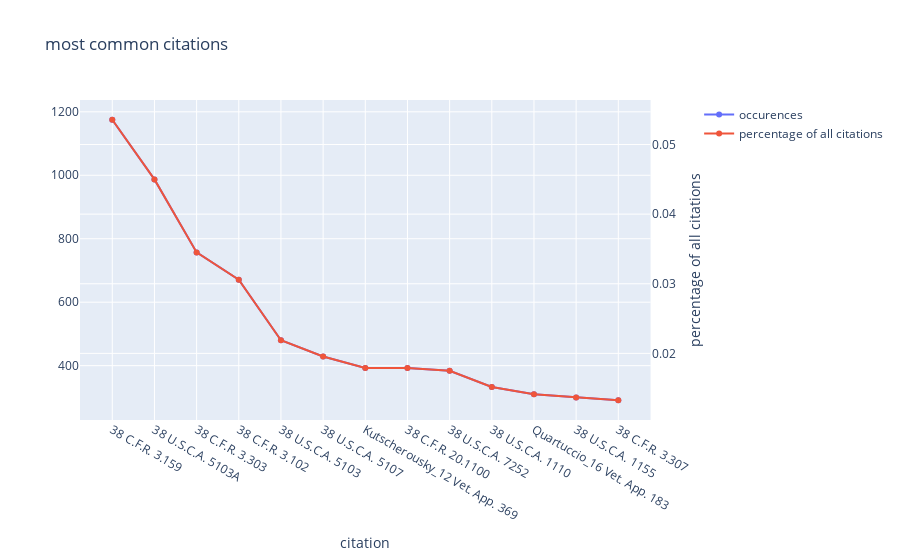

The code cell stored with this chart in its notebook:
### Code cell
# select the 13 most common items
n = 13
most_common = counted.most_common(n)
# convert list of tuples to two lists
most_common_citations, most_common_counts = zip(*most_common)
# normalize most_common_counts by total number of citations
most_common_counts_normalized = [(i/len(flattened)) for i in most_common_counts]

# make the x axis labels diagonal
plt.xticks(rotation=45)

plt.scatter(most_common_citations, most_common_counts)
# show second y axis
plt.ylabel("occurences")

# show second y axis for normalized values
plt.twinx()
plt.scatter(most_common_citations, most_common_counts_normalized)
plt.ylabel("percentage of all citations")

plt.title(str(n) + ' most common citations')
plt.show()

from plotly.subplots import make_subplots

# Create figure with secondary y-axis
fig = make_subplots(specs=[[{"secondary_y": True}]])

# Add traces
fig.add_trace(
    go.Scatter(x=most_common_citations, y=most_common_counts, name="occurences"),
    secondary_y=False,
)

fig.add_trace(
    go.Scatter(x=most_common_citations, y=most_common_counts_normalized, name="percentage of all citations", ),
    secondary_y=True,
)

title = "most common citations"
fig.update_layout(title_text=title)
fig.update_xaxes(title_text="citation")

fig.update_yaxes(title_text="percentage of all citations", secondary_y=True)
figures.append(fig)
fig.show()

### Figure 1 — Plotly figure (JSON) as saved in the notebook; plotly's stock layout.template omitted (floating-point values rounded to 4 significant figures)
{"data": [{"name": "occurences", "type": "scatter", "x": ["38 C.F.R. 3.159", "38 U.S.C.A. 5103A", "38 C.F.R. 3.303", "38 C.F.R. 3.102", "38 U.S.C.A. 5103", "38 U.S.C.A. 5107", "Kutscherousky_12 Vet. App. 369", "38 C.F.R. 20.1100", "38 U.S.C.A. 7252", "38 U.S.C.A. 1110", "Quartuccio_16 Vet. App. 183", "38 U.S.C.A. 1155", "38 C.F.R. 3.307"], "xaxis": "x", "y": [1175, 987, 757, 671, 480, 429, 393, 393, 384, 333, 310, 300, 291], "yaxis": "y"}, {"name": "percentage of all citations", "type": "scatter", "x": ["38 C.F.R. 3.159", "38 U.S.C.A. 5103A", "38 C.F.R. 3.303", "38 C.F.R. 3.102", "38 U.S.C.A. 5103", "38 U.S.C.A. 5107", "Kutscherousky_12 Vet. App. 369", "38 C.F.R. 20.1100", "38 U.S.C.A. 7252", "38 U.S.C.A. 1110", "Quartuccio_16 Vet. App. 183", "38 U.S.C.A. 1155", "38 C.F.R. 3.307"], "xaxis": "x", "y": [0.05356, 0.04499, 0.03451, 0.03059, 0.02188, 0.01956, 0.01791, 0.01791, 0.0175, 0.01518, 0.01413, 0.01367, 0.01326], "yaxis": "y2"}], "layout": {"title": {"text": "most common citations"}, "xaxis": {"anchor": "y", "domain": [0, 0.94], "title": {"text": "citation"}}, "yaxis": {"anchor": "x", "domain": [0, 1]}, "yaxis2": {"anchor": "x", "overlaying": "y", "side": "right", "title": {"text": "percentage of all citations"}}}}
